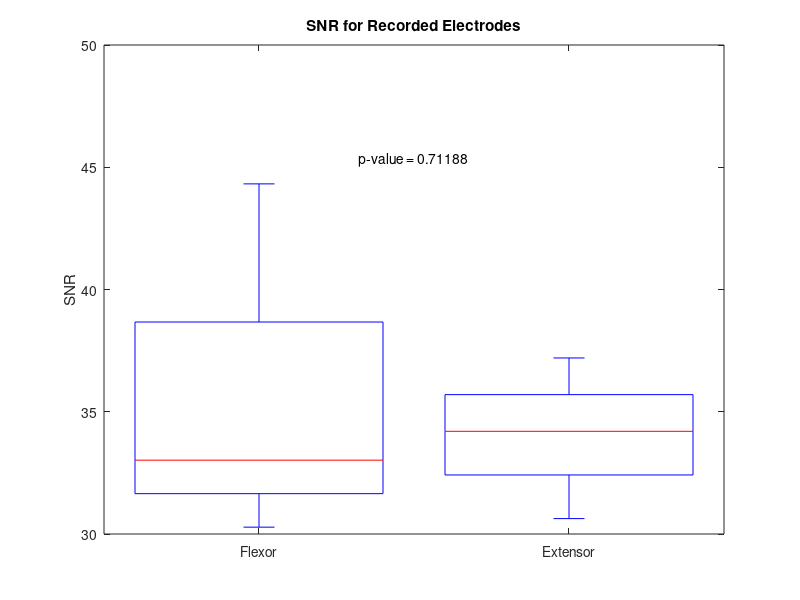
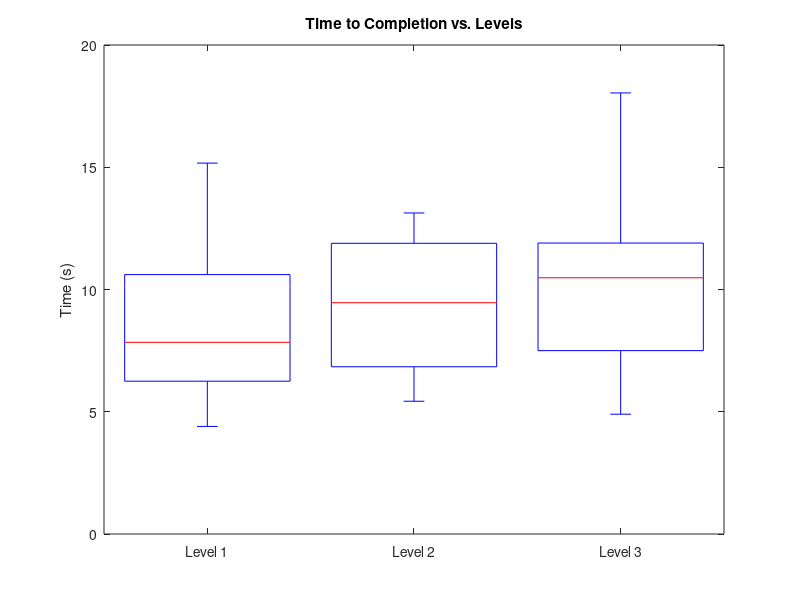
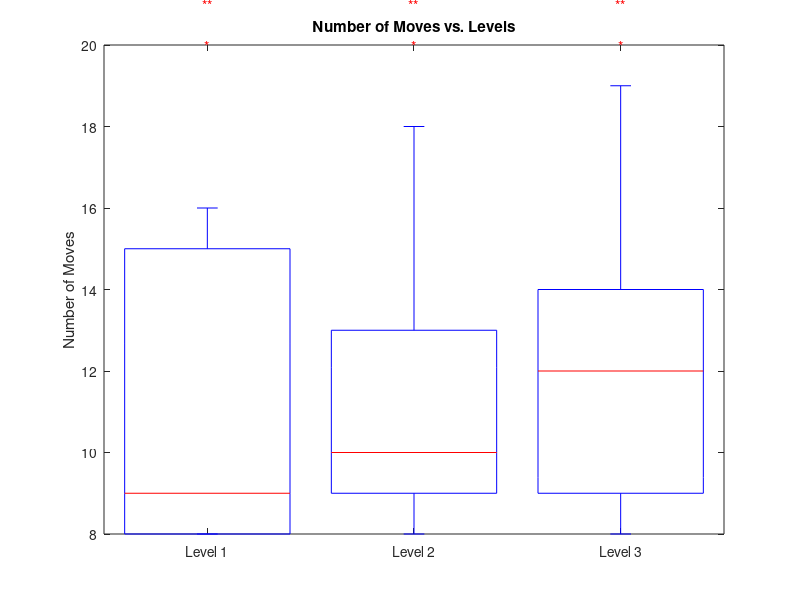
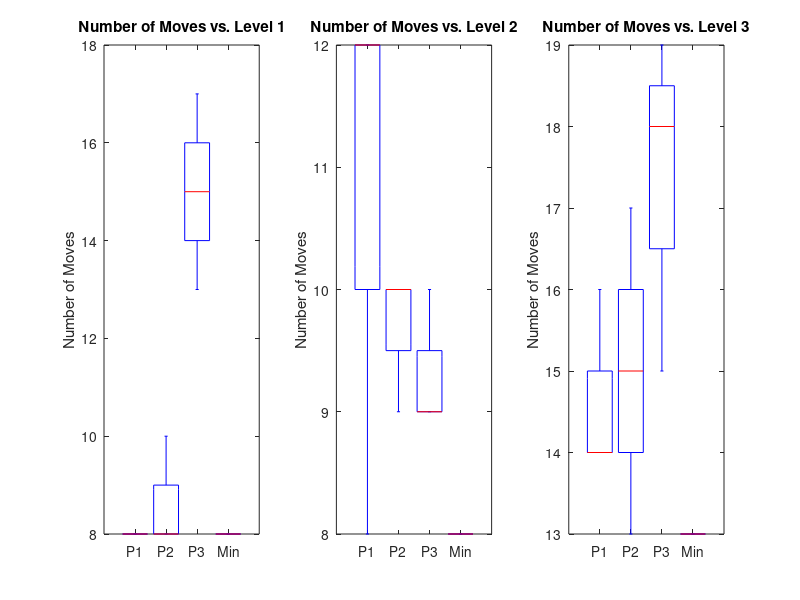

Source code (MATLAB) for these figures, in order:
% SNR Data
flexor_data = [30.28, 44.32, 33.02];
extensor_data = [30.63, 34.2, 37.2];

% Boxplot
figure;
boxplot([flexor_data', extensor_data'], 'Labels', {'Flexor', 'Extensor'});
title('SNR for Recorded Electrodes');
ylabel('SNR');

% Statistical Test (e.g., t-test)
[~, p_value, ~, stats] = ttest2(flexor_data, extensor_data);
text(1.5, max([flexor_data, extensor_data]) + 1, ['p-value = ', num2str(p_value)], 'HorizontalAlignment', 'center');

% Indicate if there is a statistical difference
if p_value < 0.05
    text(1.5, max([flexor_data, extensor_data]) + 2, 'Statistically Different', 'HorizontalAlignment', 'center', 'Color', 'r');
end
%% Statistical Analysis
% Data for Time-to-Completion 
% Consolidated data for Time to Completion
time_data = [
    % Participant 1
    7.84, 5.43, 4.9,   % Level 1
    5.44, 11.92, 9.5,  % Level 2
    12.86, 10.99, 11.36; % Level 3
    
    % Participant 2
    6.25, 9.46, 6.6,   % Level 1
    8.29, 8.01, 13.49, % Level 2
    15.17, 11.89, 18.04; % Level 3
    
    % Participant 3
    4.4, 5.44, 10.48,  % Level 1
    7.02, 6.84, 7.5,   % Level 2
    10.61, 13.13, 11.9 % Level 3
];

% Create boxplot
figure;
boxplot(time_data, 'Labels', {'Level 1', 'Level 2', 'Level 3'});
title('Time to Completion vs. Levels');
ylabel('Time (s)');

% Statistical Tests
p_values_time_levels = zeros(2, 3);

for i = 1:3
    % Compare Level i with Level i+1
    [~, p_values_time_levels(1, i), ~, ~] = ttest2(time_data(i,:), time_data(i+3, :));
    
    % Compare Level i with Level i+2
    [~, p_values_time_levels(2, i), ~, ~] = ttest2(time_data(i,:), time_data(i+6,:));
    
end

% Display p-values
disp('P-values for Time to Completion between Levels:');
disp(p_values_time_levels);

% Display statistical difference indicators
for i = 1:3
    if p_values_time_levels(1, i) < 0.05
        text(i, max(time_data(:)) + 1, '*', 'HorizontalAlignment', 'center', 'Color', 'r');
    end
    
    if p_values_time_levels(2, i) < 0.05
        text(i, max(time_data(:)) + 2, '**', 'HorizontalAlignment', 'center', 'Color', 'r');
    end
end


%% Statistical Analysis
% Number of moves V1
% Consolidated data for Number of Moves
moves_data = [
    % Participant 1
    8, 8, 8; % Level 1
    8, 12, 12; % Level 2
    16, 14, 14; % Level 3
    
    % Participant 2
    8, 10, 8; % Level 1
    9, 10, 10; % Level 2
    15, 13, 17; % Level 3
    
    % Participant 3
    8, 8, 14; % Level 1
    10, 9, 9; % Level 2
    15, 18, 19; % Level 3
];

% Create boxplot for Number of Moves
figure;
boxplot(moves_data, 'Labels', {'Level 1', 'Level 2', 'Level 3'});
title('Number of Moves vs. Levels');
ylabel('Number of Moves');

% Statistical Tests
p_values_moves_levels = zeros(2, 3);

for i = 1:3
    % Compare Level i with Level i+1
    [~, p_values_time_levels(1, i), ~, ~] = ttest2(time_data(i,:), time_data(i+3, :));
    
    % Compare Level i with Level i+2
    [~, p_values_time_levels(2, i), ~, ~] = ttest2(time_data(i,:), time_data(i+6,:));    
end

% Display p-values
disp('P-values for Number of Moves between Levels:');
disp(p_values_moves_levels);

% Display statistical difference indicators
for i = 1:3
    if p_values_moves_levels(1, i) < 0.05
        text(i, max(moves_data(:)) + 1, '*', 'HorizontalAlignment', 'center', 'Color', 'r');
    end
    
    if p_values_moves_levels(2, i) < 0.05
        text(i, max(moves_data(:)) + 2, '**', 'HorizontalAlignment', 'center', 'Color', 'r');
    end
end

%% Statistical Analysis
% Number of moves V2
% Consolidated data for Number of Moves
moves_data = [
    % Participant 1
    8, 8, 8,   % Level 1
    8, 12, 12,  % Level 2
    16, 14, 14; % Level 3
    
    % Participant 2
    8, 10, 8,   % Level 1
    9, 10, 10,  % Level 2
    15, 13, 17; % Level 3
    
    % Participant 3
    8, 8, 14,   % Level 1
    10, 9, 9,   % Level 2
    15, 18, 19; % Level 3
];

% Minimum moves per level
min_moves = [8, 8, 13];

% Create boxplot
figure;
% Create boxplot for Level 1
subplot(1, 3, 1);
boxplot([moves_data([1,4,6], :)', min_moves(1)*ones(3, 1)], 'Labels', {'P1', 'P2', 'P3', 'Min'});
title('Number of Moves vs. Level 1');
ylabel('Number of Moves');
hold on;
% Similar modifications for and Level 3
subplot(1, 3, 2);
boxplot([moves_data([2,5,8], :)', min_moves(2)*ones(3, 1)], 'Labels', {'P1', 'P2', 'P3', 'Min'});
title('Number of Moves vs. Level 2');
ylabel('Number of Moves');
hold on;
% Similar modifications for Level 3
subplot(1, 3, 3);
boxplot([moves_data([3,6,9], :)', min_moves(3)*ones(3, 1)], 'Labels', {'P1', 'P2', 'P3', 'Min'});
title('Number of Moves vs. Level 3');
ylabel('Number of Moves');

figure;
% Create boxplot for Level 1
subplot(1, 3, 1);
boxplot([time_data([1,4,6], :)', min_moves(1)*ones(3, 1)], 'Labels', {'P1', 'P2', 'P3', 'Min'});
title('Time to completion (s) vs. Level 1');
ylabel('Time to completion (s)');
hold on;
% Similar modifications for and Level 3
subplot(1, 3, 2);
boxplot([time_data([2,5,8], :)', min_moves(2)*ones(3, 1)], 'Labels', {'P1', 'P2', 'P3', 'Min'});
title('Time to completion (s) vs. Level 2');
ylabel('Time to completion (s)');
hold on;
% Similar modifications for Level 3
subplot(1, 3, 3);
boxplot([time_data([3,6,9], :)', min_moves(3)*ones(3, 1)], 'Labels', {'P1', 'P2', 'P3', 'Min'});
title('Time to completion (s) vs. Level 3');
ylabel('Time to completion (s)');

% Statistical Tests and Indicators
p_values_moves_levels = zeros(3, 3);

for i = 1:3
    [~, p_values_moves_levels(i, 1), ~, ~] = ttest2(moves_data(:, i), min_moves(i));

    % Compare Level i with Level i+1
    [~, p_values_time_levels(1, i), ~, ~] = ttest2(time_data(i,:), time_data(i+3, :));
    
    % Compare Level i with Level i+2
    [~, p_values_time_levels(2, i), ~, ~] = ttest2(time_data(i,:), time_data(i+6,:));    
end

% Display p-values
disp('P-values for Number of Moves between Levels and Minimum Moves:');
disp(p_values_moves_levels);

% Display statistical difference indicators
for i = 1:3
    if p_values_moves_levels(i, 1) < 0.05
        text(i, max(moves_data(:)) + 1, '*', 'HorizontalAlignment', 'center', 'Color', 'r');
    end
end
